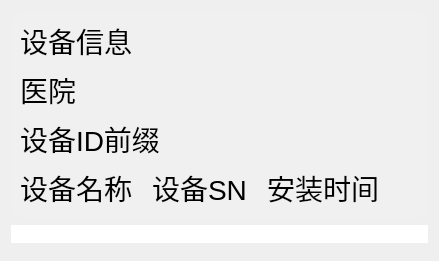
     <widget class="QWidget" name="Calib_Tab">
      <property name="styleSheet">
       <string notr="true">#Calib_Tab
{
background-color: rgb(231, 230, 230);
}
 </string>
      </property>
      <attribute name="title">
       <string>校正设置</string>
      </attribute>
      <layout class="QVBoxLayout" name="verticalLayout_2" stretch="4,12">
       <property name="spacing">
        <number>7</number>
       </property>
       <property name="bottomMargin">
        <number>18</number>
       </property>
       <item>
        <widget class="QFrame" name="frame_2">
         <property name="styleSheet">
          <string notr="true">QFrame{
	border-radius:12px;
	background-color: rgb(240,240,240);
}</string>
         </property>
         <property name="frameShape">
          <enum>QFrame::StyledPanel</enum>
         </property>
         <property name="frameShadow">
          <enum>QFrame::Raised</enum>
         </property>
         <layout class="QGridLayout" name="gridLayout_11" columnstretch="0,0,0,0" rowminimumheight="1,1,1,1">
          <property name="horizontalSpacing">
           <number>20</number>
          </property>
          <property name="verticalSpacing">
           <number>7</number>
          </property>
          <item row="3" column="3">
           <spacer name="horizontalSpacer_5">
            <property name="orientation">
             <enum>Qt::Horizontal</enum>
            </property>
            <property name="sizeHint" stdset="0">
             <size>
              <width>40</width>
              <height>20</height>
             </size>
            </property>
           </spacer>
          </item>
          <item row="3" column="2">
           <widget class="QLabel" name="mLab_Calib_Time">
            <property name="styleSheet">
             <string notr="true">QLabel
{
	color: rgb(0,0,0);
	font-size:28px;
}</string>
            </property>
            <property name="text">
             <string>安装时间</string>
            </property>
            <property name="alignment">
             <set>Qt::AlignLeading|Qt::AlignLeft|Qt::AlignVCenter</set>
            </property>
           </widget>
          </item>
          <item row="0" column="0" colspan="3">
           <widget class="QLabel" name="label_41">
            <property name="styleSheet">
             <string notr="true">QLabel
{
	color: rgb(0,0,0);
	font-size:28px;
}</string>
            </property>
            <property name="text">
             <string>设备信息</string>
            </property>
            <property name="alignment">
             <set>Qt::AlignLeading|Qt::AlignLeft|Qt::AlignVCenter</set>
            </property>
           </widget>
          </item>
          <item row="3" column="0">
           <widget class="QLabel" name="mLab_Calib_Name">
            <property name="styleSheet">
             <string notr="true">QLabel
{
	color: rgb(0,0,0);
	font-size:28px;
}</string>
            </property>
            <property name="text">
             <string>设备名称</string>
            </property>
            <property name="alignment">
             <set>Qt::AlignLeading|Qt::AlignLeft|Qt::AlignVCenter</set>
            </property>
           </widget>
          </item>
          <item row="1" column="0" colspan="3">
           <widget class="QLabel" name="mLab_Calib_Hospital">
            <property name="styleSheet">
             <string notr="true">QLabel
{
	color: rgb(0,0,0);
	font-size:28px;
}</string>
            </property>
            <property name="text">
             <string>医院</string>
            </property>
            <property name="alignment">
             <set>Qt::AlignLeading|Qt::AlignLeft|Qt::AlignVCenter</set>
            </property>
           </widget>
          </item>
          <item row="2" column="0" colspan="3">
           <widget class="QLabel" name="mLab_Calib_IDName">
            <property name="styleSheet">
             <string notr="true">QLabel
{
	color: rgb(0,0,0);
	font-size:28px;
}</string>
            </property>
            <property name="text">
             <string>设备ID前缀</string>
            </property>
            <property name="alignment">
             <set>Qt::AlignLeading|Qt::AlignLeft|Qt::AlignVCenter</set>
            </property>
           </widget>
          </item>
          <item row="3" column="1">
           <widget class="QLabel" name="mLab_Calib_SN">
            <property name="styleSheet">
             <string notr="true">QLabel
{
	color: rgb(0,0,0);
	font-size:28px;
}</string>
            </property>
            <property name="text">
             <string>设备SN</string>
            </property>
            <property name="alignment">
             <set>Qt::AlignLeading|Qt::AlignLeft|Qt::AlignVCenter</set>
            </property>
           </widget>
          </item>
         </layout>
        </widget>
       </item>
       <item>
        <widget class="QFrame" name="frame_4">
         <property name="styleSheet">
          <string notr="true">QFrame{
	border-radius:12px;
	background-color: rgb(255,255,255);
}</string>
         </property>
         <property name="frameShape">
          <enum>QFrame::StyledPanel</enum>
         </property>
         <property name="frameShadow">
          <enum>QFrame::Raised</enum>
         </property>
         <layout class="QHBoxLayout" name="horizontalLayout_15">
          <property name="spacing">
           <number>11</number>
          </property>
          <item>
           <widget class="QFrame" name="mframe_Time_2">
            <property name="maximumSize">
             <size>
              <width>16777215</width>
              <height>16777215</height>
             </size>
            </property>
            <property name="styleSheet">
             <string notr="true">QFrame{
	border-radius:12px;
	background-color: rgb(240, 240, 240);
}</string>
            </property>
            <property name="frameShape">
             <enum>QFrame::StyledPanel</enum>
            </property>
            <property name="frameShadow">
             <enum>QFrame::Raised</enum>
            </property>
            <widget class="QLabel" name="label_56">
             <property name="geometry">
              <rect>
               <x>11</x>
               <y>11</y>
               <width>731</width>
               <height>28</height>
              </rect>
             </property>
             <property name="sizePolicy">
              <sizepolicy hsizetype="Preferred" vsizetype="Preferred">
               <horstretch>0</horstretch>
               <verstretch>0</verstretch>
              </sizepolicy>
             </property>
             <property name="styleSheet">
              <string notr="true">QLabel
{
	color: rgb(64, 64, 64);
	font-size:28px;
}</string>
             </property>
             <property name="text">
              <string>校正设置</string>
             </property>
             <property name="alignment">
              <set>Qt::AlignLeading|Qt::AlignLeft|Qt::AlignVCenter</set>
             </property>
            </widget>
            <widget class="QWidget" name="layoutWidget">
             <property name="geometry">
              <rect>
               <x>60</x>
               <y>120</y>
               <width>621</width>
               <height>441</height>
              </rect>
             </property>
             <layout class="QGridLayout" name="gridLayout_12" columnstretch="0,1">
              <item row="0" column="0">
               <widget class="QLabel" name="label_61">
                <property name="sizePolicy">
                 <sizepolicy hsizetype="Preferred" vsizetype="Preferred">
                  <horstretch>0</horstretch>
                  <verstretch>0</verstretch>
                 </sizepolicy>
                </property>
                <property name="styleSheet">
                 <string notr="true">QLabel
{
	color: rgb(64, 64, 64);
	font-size:28px;
}</string>
                </property>
                <property name="text">
                 <string>设备校正</string>
                </property>
                <property name="alignment">
                 <set>Qt::AlignLeading|Qt::AlignLeft|Qt::AlignVCenter</set>
                </property>
               </widget>
              </item>
              <item row="0" column="1">
               <widget class="QCheckBox" name="mCheck_Calib_Open">
                <property name="minimumSize">
                 <size>
                  <width>0</width>
                  <height>50</height>
                 </size>
                </property>
                <property name="styleSheet">
                 <string notr="true">QCheckBox
{
background: transparent;
	color: rgb(64, 64, 64);
	font-size:28px;
}
QCheckBox::indicator{  
    width: 30px;  
    height: 30px;  
}  
  
QCheckBox::indicator:unchecked{  
    
	image: url(:/image/images/checkoff.png);
}  
  
QCheckBox::indicator:checked{  
    
	image: url(:/image/images/checkon.png);
}  
  
QCheckBox::indicator:checked:disabled{  
	image: url(:/image/images/checkoff.png);
}  </string>
                </property>
                <property name="text">
                 <string>开启</string>
                </property>
               </widget>
              </item>
              <item row="1" column="0">
               <widget class="QLabel" name="label_62">
                <property name="sizePolicy">
                 <sizepolicy hsizetype="Preferred" vsizetype="Preferred">
                  <horstretch>0</horstretch>
                  <verstretch>0</verstretch>
                 </sizepolicy>
                </property>
                <property name="styleSheet">
                 <string notr="true">QLabel
{
	color: rgb(64, 64, 64);
	font-size:28px;
}</string>
                </property>
                <property name="text">
                 <string>校正状态显示</string>
                </property>
                <property name="alignment">
                 <set>Qt::AlignLeading|Qt::AlignLeft|Qt::AlignVCenter</set>
                </property>
               </widget>
              </item>
              <item row="1" column="1">
               <widget class="QCheckBox" name="mCheck_Calib_Show">
                <property name="minimumSize">
                 <size>
                  <width>0</width>
                  <height>50</height>
                 </size>
                </property>
                <property name="styleSheet">
                 <string notr="true">QCheckBox
{
background: transparent;
	color: rgb(64, 64, 64);
	font-size:28px;
}
QCheckBox::indicator{  
    width: 30px;  
    height: 30px;  
}  
  
QCheckBox::indicator:unchecked{  
    
	image: url(:/image/images/checkoff.png);
}  
  
QCheckBox::indicator:checked{  
    
	image: url(:/image/images/checkon.png);
}  
  
QCheckBox::indicator:checked:disabled{  
	image: url(:/image/images/checkoff.png);
}  </string>
                </property>
                <property name="text">
                 <string>开启</string>
                </property>
               </widget>
              </item>
              <item row="2" column="0">
               <widget class="QLabel" name="label_63">
                <property name="sizePolicy">
                 <sizepolicy hsizetype="Preferred" vsizetype="Preferred">
                  <horstretch>0</horstretch>
                  <verstretch>0</verstretch>
                 </sizepolicy>
                </property>
                <property name="styleSheet">
                 <string notr="true">QLabel
{
	color: rgb(64, 64, 64);
	font-size:28px;
}</string>
                </property>
                <property name="text">
                 <string>校正周期</string>
                </property>
                <property name="alignment">
                 <set>Qt::AlignLeading|Qt::AlignLeft|Qt::AlignVCenter</set>
                </property>
               </widget>
              </item>
              <item row="2" column="1">
               <widget class="QComboBox" name="mCom_Calib_Cycle">
                <property name="minimumSize">
                 <size>
                  <width>100</width>
                  <height>55</height>
                 </size>
                </property>
                <property name="styleSheet">
                 <string notr="true">
/*未下拉时，QComboBox 样式 背景黑色*/
QComboBox {
	border: 1px solid #e1e3e7;         
	border-radius: 5px;    
background:#ffffff;
color:#565656;
font-size:28px;
}  

/*下拉后的整个下拉窗体样式 背景红色*/
QComboBox QAbstractItemView 
{
	background:#ffffff;
color:#565656;
} 
 
/*下拉箭头区域样式*/
QComboBox::drop-down
{
width: 40px;
border-left: 2px solid #e1e3e7; 
}    

/*下拉箭头样式*/
QComboBox::down-arrow {
	image: url(:/image/images/arrow.png);
height:20px;
width:37px;
}     
QComboBox:editable {
	border: 1px solid #e1e3e7;         
	border-radius: 5px;    
background:#ffffff;
color:#565656;
font-size:28px;
}</string>
                </property>
                <item>
                 <property name="text">
                  <string>一个星期</string>
                 </property>
                </item>
                <item>
                 <property name="text">
                  <string>一个月</string>
                 </property>
                </item>
               </widget>
              </item>
              <item row="3" column="0">
               <widget class="QLabel" name="label_64">
                <property name="sizePolicy">
                 <sizepolicy hsizetype="Preferred" vsizetype="Preferred">
                  <horstretch>0</horstretch>
                  <verstretch>0</verstretch>
                 </sizepolicy>
                </property>
                <property name="styleSheet">
                 <string notr="true">QLabel
{
	color: rgb(64, 64, 64);
	font-size:28px;
}</string>
                </property>
                <property name="text">
                 <string>校正近效期提示</string>
                </property>
                <property name="alignment">
                 <set>Qt::AlignLeading|Qt::AlignLeft|Qt::AlignVCenter</set>
                </property>
               </widget>
              </item>
              <item row="3" column="1">
               <widget class="QComboBox" name="mCom_Calib_Hint">
                <property name="minimumSize">
                 <size>
                  <width>100</width>
                  <height>55</height>
                 </size>
                </property>
                <property name="styleSheet">
                 <string notr="true">
/*未下拉时，QComboBox 样式 背景黑色*/
QComboBox {
	border: 1px solid #e1e3e7;         
	border-radius: 5px;    
background:#ffffff;
color:#565656;
font-size:28px;
}  

/*下拉后的整个下拉窗体样式 背景红色*/
QComboBox QAbstractItemView 
{
	background:#ffffff;
color:#565656;
} 
 
/*下拉箭头区域样式*/
QComboBox::drop-down
{
width: 40px;
border-left: 2px solid #e1e3e7; 
}    

/*下拉箭头样式*/
QComboBox::down-arrow {
	image: url(:/image/images/arrow.png);
height:20px;
width:37px;
}     
QComboBox:editable {
	border: 1px solid #e1e3e7;         
	border-radius: 5px;    
background:#ffffff;
color:#565656;
font-size:28px;
}</string>
                </property>
                <item>
                 <property name="text">
                  <string>1天</string>
                 </property>
                </item>
                <item>
                 <property name="text">
                  <string>3天</string>
                 </property>
                </item>
                <item>
                 <property name="text">
                  <string>7天</string>
                 </property>
                </item>
               </widget>
              </item>
             </layout>
            </widget>
           </widget>
          </item>
          <item>
           <widget class="QFrame" name="mframe_Time_3">
            <property name="maximumSize">
             <size>
              <width>16777215</width>
              <height>16777215</height>
             </size>
            </property>
            <property name="styleSheet">
             <string notr="true">QFrame{
	border-radius:12px;
	background-color: rgb(240, 240, 240);
}</string>
            </property>
            <property name="frameShape">
             <enum>QFrame::StyledPanel</enum>
            </property>
            <property name="frameShadow">
             <enum>QFrame::Raised</enum>
            </property>
            <widget class="QLabel" name="label_69">
             <property name="geometry">
              <rect>
               <x>11</x>
               <y>11</y>
               <width>721</width>
               <height>28</height>
              </rect>
             </property>
             <property name="sizePolicy">
              <sizepolicy hsizetype="Preferred" vsizetype="Preferred">
               <horstretch>0</horstretch>
               <verstretch>0</verstretch>
              </sizepolicy>
             </property>
             <property name="styleSheet">
              <string notr="true">QLabel
{
	color: rgb(64, 64, 64);
	font-size:28px;
}</string>
             </property>
             <property name="text">
              <string>质控设置</string>
             </property>
             <property name="alignment">
              <set>Qt::AlignLeading|Qt::AlignLeft|Qt::AlignVCenter</set>
             </property>
            </widget>
            <widget class="QWidget" name="layoutWidget_3">
             <property name="geometry">
              <rect>
               <x>60</x>
               <y>120</y>
               <width>621</width>
               <height>431</height>
              </rect>
             </property>
             <layout class="QGridLayout" name="gridLayout_14" columnstretch="0,1">
              <item row="0" column="0">
               <widget class="QLabel" name="label_70">
                <property name="sizePolicy">
                 <sizepolicy hsizetype="Preferred" vsizetype="Preferred">
                  <horstretch>0</horstretch>
                  <verstretch>0</verstretch>
                 </sizepolicy>
                </property>
                <property name="styleSheet">
                 <string notr="true">QLabel
{
	color: rgb(64, 64, 64);
	font-size:28px;
}</string>
                </property>
                <property name="text">
                 <string>设备质控</string>
                </property>
                <property name="alignment">
                 <set>Qt::AlignLeading|Qt::AlignLeft|Qt::AlignVCenter</set>
                </property>
               </widget>
              </item>
              <item row="0" column="1">
               <widget class="QCheckBox" name="mCheck_QC_Open">
                <property name="minimumSize">
                 <size>
                  <width>0</width>
                  <height>50</height>
                 </size>
                </property>
                <property name="styleSheet">
                 <string notr="true">QCheckBox
{
background: transparent;
	color: rgb(64, 64, 64);
	font-size:28px;
}
QCheckBox::indicator{  
    width: 30px;  
    height: 30px;  
}  
  
QCheckBox::indicator:unchecked{  
    
	image: url(:/image/images/checkoff.png);
}  
  
QCheckBox::indicator:checked{  
    
	image: url(:/image/images/checkon.png);
}  
  
QCheckBox::indicator:checked:disabled{  
	image: url(:/image/images/checkoff.png);
}  </string>
                </property>
                <property name="text">
                 <string>开启</string>
                </property>
               </widget>
              </item>
              <item row="1" column="0">
               <widget class="QLabel" name="label_71">
                <property name="sizePolicy">
                 <sizepolicy hsizetype="Preferred" vsizetype="Preferred">
                  <horstretch>0</horstretch>
                  <verstretch>0</verstretch>
                 </sizepolicy>
                </property>
                <property name="styleSheet">
                 <string notr="true">QLabel
{
	color: rgb(64, 64, 64);
	font-size:28px;
}</string>
                </property>
                <property name="text">
                 <string>质控状态显示</string>
                </property>
                <property name="alignment">
                 <set>Qt::AlignLeading|Qt::AlignLeft|Qt::AlignVCenter</set>
                </property>
               </widget>
              </item>
              <item row="1" column="1">
               <widget class="QCheckBox" name="mCheck_QC_Show">
                <property name="minimumSize">
                 <size>
                  <width>0</width>
                  <height>50</height>
                 </size>
                </property>
                <property name="styleSheet">
                 <string notr="true">QCheckBox
{
background: transparent;
	color: rgb(64, 64, 64);
	font-size:28px;
}
QCheckBox::indicator{  
    width: 30px;  
    height: 30px;  
}  
  
QCheckBox::indicator:unchecked{  
    
	image: url(:/image/images/checkoff.png);
}  
  
QCheckBox::indicator:checked{  
    
	image: url(:/image/images/checkon.png);
}  
  
QCheckBox::indicator:checked:disabled{  
	image: url(:/image/images/checkoff.png);
}  </string>
                </property>
                <property name="text">
                 <string>开启</string>
                </property>
               </widget>
              </item>
              <item row="2" column="0">
               <widget class="QLabel" name="label_72">
                <property name="sizePolicy">
                 <sizepolicy hsizetype="Preferred" vsizetype="Preferred">
                  <horstretch>0</horstretch>
                  <verstretch>0</verstretch>
                 </sizepolicy>
                </property>
                <property name="styleSheet">
                 <string notr="true">QLabel
{
	color: rgb(64, 64, 64);
	font-size:28px;
}</string>
                </property>
                <property name="text">
                 <string>质控周期</string>
                </property>
                <property name="alignment">
                 <set>Qt::AlignLeading|Qt::AlignLeft|Qt::AlignVCenter</set>
                </property>
               </widget>
              </item>
              <item row="2" column="1">
               <widget class="QComboBox" name="mCom_QC_Cycle">
                <property name="minimumSize">
                 <size>
                  <width>100</width>
                  <height>55</height>
                 </size>
                </property>
                <property name="styleSheet">
                 <string notr="true">
/*未下拉时，QComboBox 样式 背景黑色*/
QComboBox {
	border: 1px solid #e1e3e7;         
	border-radius: 5px;    
background:#ffffff;
color:#565656;
font-size:28px;
}  

/*下拉后的整个下拉窗体样式 背景红色*/
QComboBox QAbstractItemView 
{
	background:#ffffff;
color:#565656;
} 
 
/*下拉箭头区域样式*/
QComboBox::drop-down
{
width: 40px;
border-left: 2px solid #e1e3e7; 
}    

/*下拉箭头样式*/
QComboBox::down-arrow {
	image: url(:/image/images/arrow.png);
height:20px;
width:37px;
}     
QComboBox:editable {
	border: 1px solid #e1e3e7;         
	border-radius: 5px;    
background:#ffffff;
color:#565656;
font-size:28px;
}</string>
                </property>
                <item>
                 <property name="text">
                  <string>一个星期</string>
                 </property>
                </item>
                <item>
                 <property name="text">
                  <string>一个月</string>
                 </property>
                </item>
               </widget>
              </item>
              <item row="3" column="0">
               <widget class="QLabel" name="label_73">
                <property name="sizePolicy">
                 <sizepolicy hsizetype="Preferred" vsizetype="Preferred">
                  <horstretch>0</horstretch>
                  <verstretch>0</verstretch>
                 </sizepolicy>
                </property>
                <property name="styleSheet">
                 <string notr="true">QLabel
{
	color: rgb(64, 64, 64);
	font-size:28px;
}</string>
                </property>
                <property name="text">
                 <string>质控近效期提示</string>
                </property>
                <property name="alignment">
                 <set>Qt::AlignLeading|Qt::AlignLeft|Qt::AlignVCenter</set>
                </property>
               </widget>
              </item>
              <item row="3" column="1">
               <widget class="QComboBox" name="mCom_QC_Hint">
                <property name="minimumSize">
                 <size>
                  <width>100</width>
                  <height>55</height>
                 </size>
                </property>
                <property name="styleSheet">
                 <string notr="true">
/*未下拉时，QComboBox 样式 背景黑色*/
QComboBox {
	border: 1px solid #e1e3e7;         
	border-radius: 5px;    
background:#ffffff;
color:#565656;
font-size:28px;
}  

/*下拉后的整个下拉窗体样式 背景红色*/
QComboBox QAbstractItemView 
{
	background:#ffffff;
color:#565656;
} 
 
/*下拉箭头区域样式*/
QComboBox::drop-down
{
width: 40px;
border-left: 2px solid #e1e3e7; 
}    

/*下拉箭头样式*/
QComboBox::down-arrow {
	image: url(:/image/images/arrow.png);
height:20px;
width:37px;
}     
QComboBox:editable {
	border: 1px solid #e1e3e7;         
	border-radius: 5px;    
background:#ffffff;
color:#565656;
font-size:28px;
}</string>
                </property>
                <item>
                 <property name="text">
                  <string>1天</string>
                 </property>
                </item>
                <item>
                 <property name="text">
                  <string>3天</string>
                 </property>
                </item>
                <item>
                 <property name="text">
                  <string>7天</string>
                 </property>
                </item>
               </widget>
              </item>
             </layout>
            </widget>
           </widget>
          </item>
         </layout>
        </widget>
       </item>
      </layout>
     </widget>
